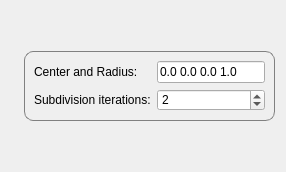
      <widget class="QWidget" name="sphereTab">
       <attribute name="title">
        <string>Sphere</string>
       </attribute>
       <layout class="QHBoxLayout" name="horizontalLayout_16">
        <item>
         <widget class="QLabel" name="label_28">
          <property name="text">
           <string/>
          </property>
          <property name="pixmap">
           <pixmap resource="../../CGALlab.qrc">:/cgal/Lab/resources/icosphere.png</pixmap>
          </property>
         </widget>
        </item>
        <item>
         <layout class="QVBoxLayout" name="verticalLayout_3">
          <item>
           <spacer name="verticalSpacer_9">
            <property name="orientation">
             <enum>Qt::Orientation::Vertical</enum>
            </property>
            <property name="sizeHint" stdset="0">
             <size>
              <width>20</width>
              <height>40</height>
             </size>
            </property>
           </spacer>
          </item>
          <item>
           <widget class="QGroupBox" name="groupBox_4">
            <property name="styleSheet">
             <string notr="true">QGroupBox {
    border: 1px solid gray;
    border-radius: 9px;
    margin-top: 0.5em;
}

QGroupBox::title {
    subcontrol-origin: margin;
    left: 10px;
    padding: 0 3px 0 3px;
}</string>
            </property>
            <property name="title">
             <string/>
            </property>
            <layout class="QVBoxLayout" name="verticalLayout_14">
             <item>
              <layout class="QGridLayout" name="gridLayout_5">
               <item row="0" column="1">
                <widget class="QLineEdit" name="center_radius_lineEdit">
                 <property name="text">
                  <string>0.0 0.0 0.0 1.0</string>
                 </property>
                </widget>
               </item>
               <item row="0" column="0">
                <widget class="QLabel" name="label_7">
                 <property name="toolTip">
                  <string>&lt;html&gt;&lt;head/&gt;&lt;body&gt;&lt;p&gt;The coordinates of the center of the sphere, followed by the radius of the sphere.&lt;/p&gt;&lt;/body&gt;&lt;/html&gt;</string>
                 </property>
                 <property name="text">
                  <string>Center and Radius:</string>
                 </property>
                </widget>
               </item>
               <item row="1" column="0">
                <widget class="QLabel" name="sphereLabel">
                 <property name="toolTip">
                  <string>&lt;html&gt;&lt;head/&gt;&lt;body&gt;&lt;p&gt;The number of points in the sphere will be 3^precision*10+2.&lt;/p&gt;&lt;p&gt;This is the number of times the sqrt3-subdivision will be applied to the original icosahedron.&lt;/p&gt;&lt;/body&gt;&lt;/html&gt;</string>
                 </property>
                 <property name="text">
                  <string>Subdivision iterations:</string>
                 </property>
                </widget>
               </item>
               <item row="1" column="1">
                <widget class="QSpinBox" name="SphereSpinBox">
                 <property name="minimum">
                  <number>0</number>
                 </property>
                 <property name="maximum">
                  <number>60</number>
                 </property>
                 <property name="value">
                  <number>2</number>
                 </property>
                </widget>
               </item>
              </layout>
             </item>
            </layout>
           </widget>
          </item>
          <item>
           <spacer name="verticalSpacer_2">
            <property name="orientation">
             <enum>Qt::Orientation::Vertical</enum>
            </property>
            <property name="sizeHint" stdset="0">
             <size>
              <width>20</width>
              <height>40</height>
             </size>
            </property>
           </spacer>
          </item>
         </layout>
        </item>
       </layout>
      </widget>
